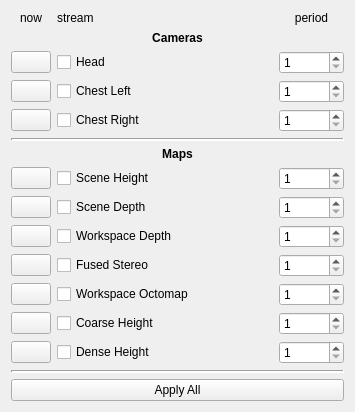
<?xml version="1.0" encoding="UTF-8"?>
<ui version="4.0">
 <class>SensorDataRequest</class>
 <widget class="QWidget" name="SensorDataRequest">
  <property name="geometry">
   <rect>
    <x>0</x>
    <y>0</y>
    <width>355</width>
    <height>382</height>
   </rect>
  </property>
  <property name="windowTitle">
   <string>Sensor Data Request</string>
  </property>
  <layout class="QVBoxLayout" name="verticalLayout">
   <item>
    <layout class="QGridLayout" name="gridLayout" columnstretch="0,10,3">
     <item row="2" column="2">
      <widget class="QSpinBox" name="camHeadSpinner">
       <property name="minimum">
        <number>1</number>
       </property>
       <property name="maximum">
        <number>30</number>
       </property>
      </widget>
     </item>
     <item row="0" column="2">
      <widget class="QLabel" name="period">
       <property name="text">
        <string>period</string>
       </property>
       <property name="alignment">
        <set>Qt::AlignCenter</set>
       </property>
      </widget>
     </item>
     <item row="0" column="1">
      <widget class="QLabel" name="stream">
       <property name="text">
        <string>stream</string>
       </property>
       <property name="alignment">
        <set>Qt::AlignLeading|Qt::AlignLeft|Qt::AlignVCenter</set>
       </property>
      </widget>
     </item>
     <item row="2" column="0">
      <widget class="QPushButton" name="camHeadButton">
       <property name="text">
        <string/>
       </property>
      </widget>
     </item>
     <item row="8" column="0">
      <widget class="QPushButton" name="mapSceneDepthButton">
       <property name="text">
        <string/>
       </property>
      </widget>
     </item>
     <item row="10" column="0">
      <widget class="QPushButton" name="mapFusedStereoHeightButton">
       <property name="text">
        <string/>
       </property>
      </widget>
     </item>
     <item row="11" column="0">
      <widget class="QPushButton" name="mapWorkspaceOctomapButton">
       <property name="text">
        <string/>
       </property>
      </widget>
     </item>
     <item row="3" column="1">
      <widget class="QCheckBox" name="camChestLeftCheck">
       <property name="text">
        <string>Chest Left</string>
       </property>
      </widget>
     </item>
     <item row="3" column="2">
      <widget class="QSpinBox" name="camChestLeftSpinner">
       <property name="minimum">
        <number>1</number>
       </property>
       <property name="maximum">
        <number>30</number>
       </property>
      </widget>
     </item>
     <item row="7" column="0">
      <widget class="QPushButton" name="mapSceneHeightButton">
       <property name="text">
        <string/>
       </property>
      </widget>
     </item>
     <item row="6" column="0" colspan="3">
      <widget class="QLabel" name="Maps">
       <property name="font">
        <font>
         <weight>75</weight>
         <bold>true</bold>
        </font>
       </property>
       <property name="text">
        <string>Maps</string>
       </property>
       <property name="textFormat">
        <enum>Qt::AutoText</enum>
       </property>
       <property name="alignment">
        <set>Qt::AlignCenter</set>
       </property>
      </widget>
     </item>
     <item row="7" column="1">
      <widget class="QCheckBox" name="mapSceneHeightCheck">
       <property name="text">
        <string>Scene Height</string>
       </property>
      </widget>
     </item>
     <item row="7" column="2">
      <widget class="QSpinBox" name="mapSceneHeightSpinner">
       <property name="minimum">
        <number>1</number>
       </property>
       <property name="maximum">
        <number>30</number>
       </property>
      </widget>
     </item>
     <item row="8" column="1">
      <widget class="QCheckBox" name="mapSceneDepthCheck">
       <property name="text">
        <string>Scene Depth</string>
       </property>
      </widget>
     </item>
     <item row="8" column="2">
      <widget class="QSpinBox" name="mapSceneDepthSpinner">
       <property name="minimum">
        <number>1</number>
       </property>
       <property name="maximum">
        <number>30</number>
       </property>
      </widget>
     </item>

     <item row="9" column="1">
      <widget class="QCheckBox" name="mapWorkspaceDepthCheck">
       <property name="text">
        <string>Workspace Depth</string>
       </property>
      </widget>
     </item>
     <item row="9" column="2">
      <widget class="QSpinBox" name="mapWorkspaceDepthSpinner">
       <property name="minimum">
        <number>1</number>
       </property>
       <property name="maximum">
        <number>30</number>
       </property>
      </widget>
     </item>
     <item row="10" column="1">
      <widget class="QCheckBox" name="mapFusedStereoHeightCheck">
       <property name="text">
        <string>Fused Stereo</string>
       </property>
      </widget>
     </item>
     <item row="10" column="2">
      <widget class="QSpinBox" name="mapFusedStereoHeightSpinner">
       <property name="minimum">
        <number>1</number>
       </property>
       <property name="maximum">
        <number>30</number>
       </property>
      </widget>
     </item>
     <item row="11" column="1">
      <widget class="QCheckBox" name="mapWorkspaceOctomapCheck">
       <property name="text">
        <string>Workspace Octomap</string>
       </property>
      </widget>
     </item>
     <item row="11" column="2">
      <widget class="QSpinBox" name="mapWorkspaceOctomapSpinner">
       <property name="minimum">
        <number>1</number>
       </property>
       <property name="maximum">
        <number>30</number>
       </property>
      </widget>
     </item>


     <item row="12" column="0">
      <widget class="QPushButton" name="mapHeightCoarseButton">
       <property name="text">
        <string/>
       </property>
      </widget>
     </item>
     <item row="12" column="1">
      <widget class="QCheckBox" name="mapHeightCoarseCheck">
       <property name="text">
        <string>Coarse Height</string>
       </property>
      </widget>
     </item>
     <item row="12" column="2">
      <widget class="QSpinBox" name="mapHeightCoarseSpinner">
       <property name="minimum">
        <number>1</number>
       </property>
       <property name="maximum">
        <number>30</number>
       </property>
      </widget>
     </item>


     <item row="13" column="0">
      <widget class="QPushButton" name="mapHeightDenseButton">
       <property name="text">
        <string/>
       </property>
      </widget>
     </item>
     <item row="13" column="1">
      <widget class="QCheckBox" name="mapHeightDenseCheck">
       <property name="text">
        <string>Dense Height</string>
       </property>
      </widget>
     </item>
     <item row="13" column="2">
      <widget class="QSpinBox" name="mapHeightDenseSpinner">
       <property name="minimum">
        <number>1</number>
       </property>
       <property name="maximum">
        <number>30</number>
       </property>
      </widget>
     </item>

     <item row="5" column="0" colspan="3">
      <widget class="Line" name="line_2">
       <property name="lineWidth">
        <number>2</number>
       </property>
       <property name="orientation">
        <enum>Qt::Horizontal</enum>
       </property>
      </widget>
     </item>
     <item row="9" column="0">
      <widget class="QPushButton" name="mapWorkspaceDepthButton">
       <property name="text">
        <string/>
       </property>
      </widget>
     </item>
     <item row="2" column="1">
      <widget class="QCheckBox" name="camHeadCheck">
       <property name="text">
        <string>Head</string>
       </property>
      </widget>
     </item>
     <item row="3" column="0">
      <widget class="QPushButton" name="camChestLeftButton">
       <property name="text">
        <string/>
       </property>
      </widget>
     </item>
     <item row="0" column="0">
      <widget class="QLabel" name="now">
       <property name="text">
        <string>now</string>
       </property>
       <property name="alignment">
        <set>Qt::AlignCenter</set>
       </property>
      </widget>
     </item>
     <item row="4" column="0">
      <widget class="QPushButton" name="camChestRightButton">
       <property name="text">
        <string/>
       </property>
      </widget>
     </item>
     <item row="4" column="1">
      <widget class="QCheckBox" name="camChestRightCheck">
       <property name="text">
        <string>Chest Right</string>
       </property>
      </widget>
     </item>
     <item row="4" column="2">
      <widget class="QSpinBox" name="camChestRightSpinner">
       <property name="minimum">
        <number>1</number>
       </property>
       <property name="maximum">
        <number>30</number>
       </property>
      </widget>
     </item>
     <item row="1" column="0" colspan="3">
      <widget class="QLabel" name="Cameras">
       <property name="font">
        <font>
         <weight>75</weight>
         <bold>true</bold>
        </font>
       </property>
       <property name="text">
        <string>Cameras</string>
       </property>
       <property name="textFormat">
        <enum>Qt::AutoText</enum>
       </property>
       <property name="alignment">
        <set>Qt::AlignCenter</set>
       </property>
      </widget>
     </item>
    </layout>
   </item>
   <item>
    <widget class="Line" name="line">
     <property name="lineWidth">
      <number>2</number>
     </property>
     <property name="orientation">
      <enum>Qt::Horizontal</enum>
     </property>
    </widget>
   </item>
   <item>
    <widget class="QPushButton" name="applyAllButton">
     <property name="text">
      <string>Apply All</string>
     </property>
    </widget>
   </item>
   <item>
    <spacer name="verticalSpacer">
     <property name="orientation">
      <enum>Qt::Vertical</enum>
     </property>
     <property name="sizeHint" stdset="0">
      <size>
       <width>20</width>
       <height>40</height>
      </size>
     </property>
    </spacer>
   </item>
  </layout>
 </widget>
 <resources/>
 <connections/>
</ui>
